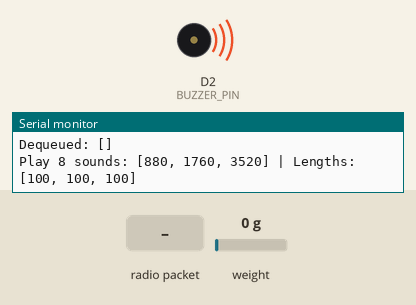
Bench run of a program on a simulated ESP8266 (Wemos D1 mini). On the bench: buzzer (waves = sounding), the last lines printed to the serial monitor. Inputs (shaded band) come from the test bench; at power-on: weight on the scale 0 g.

Above: at 1.2 s.
At 2.2 s:
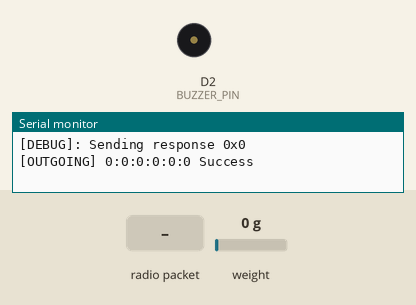
2.3 s: radio packet "1" arrives
3.8 s: radio packet "0" arrives
Timing chart, 0 to 6.8 s (numbered marks = the images above; inputs shaded):
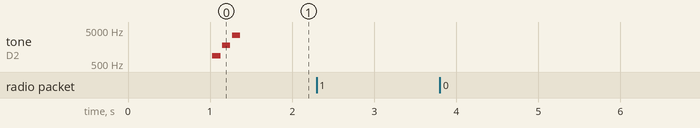

The program:

main.cpp
```cpp
#include <Arduino.h>
#include <ESP8266WiFi.h>
#include <espnow.h>
#include "HX711.h"

// instruction values
const uint8_t play8Sounds = 0x20;
const uint8_t play16Sounds = 0x21;
const uint8_t sayWhenPlayerOnPad = 0x30;
const uint8_t cancelPlaySound = 0xFE;
const uint8_t cancelSayPlayerOnPad = 0xFF;

// return values
const uint8_t ret_timeout = 0x00;
const uint8_t ret_padOccupied = 0x01;
const uint8_t ret_cancel = 0xFF;

// MAC-Address
uint8_t myMACAddress[] = { 0x92, 0x53, 0x54, 0x4C, 0x50, 0x02 };

// Main-Module-Address
uint8_t mainMACAddress[] = { 0x92, 0x53, 0x54, 0x4C, 0x50, 0x00 };

HX711 scale;

// Pins7
#define LOADCELL_DOUT_PIN D5
#define LOADCELL_SDK_PIN D6
#define BUZZER_PIN D2

#define MESSAGE_QUEUE_SIZE 10

typedef struct SendMsg {
  uint8_t returnValue;
} SendMsg;

typedef struct RecvMsg {
  uint8_t function = 0x00;
  int param1[8] = { 0 };
  int param2[8] = { 0 };
  int param3[8] = { 0 };
  int param4[8] = { 0 };
} RecvMsg;

SendMsg toSendMsg;

RecvMsg messageQueue[MESSAGE_QUEUE_SIZE];
volatile int queueHead = 0;
volatile int queueTail = 0;

bool pushMessage(const RecvMsg &msg) {
  int nextTail = (queueTail + 1) % MESSAGE_QUEUE_SIZE;
  if (nextTail == queueHead) {
    Serial.println("Message queue full!");
    return false;
  }
  messageQueue[queueTail] = msg;
  queueTail = nextTail;

  Serial.print("Enqueued: [");
  for (int i = queueHead; i != queueTail; i = (i + 1) % MESSAGE_QUEUE_SIZE) {
    if (messageQueue[i].function != 0x00) {
      Serial.print(messageQueue[i].function, HEX);
      if ((i + 1) % MESSAGE_QUEUE_SIZE != queueTail) {
        Serial.print(", ");
      }
    }
  }
  Serial.println("]");

  return true;
}

bool popMessage(RecvMsg &msg) {
  if (queueHead == queueTail) {
    return false;
  }
  msg = messageQueue[queueHead];
  queueHead = (queueHead + 1) % MESSAGE_QUEUE_SIZE;

  Serial.print("Dequeued: [");
  for (int i = queueHead; i != queueTail; i = (i + 1) % MESSAGE_QUEUE_SIZE) {
    if (messageQueue[i].function != 0x00) {
      Serial.print(messageQueue[i].function, HEX);
      if ((i + 1) % MESSAGE_QUEUE_SIZE != queueTail) {
        Serial.print(", ");
      }
    }
  }
  Serial.println("]");

  return true;
}

uint8_t peekNextFunction() {
  if (queueHead == queueTail) {
    return 0;
  } else {
    return messageQueue[queueHead].function;
  }
}

void printMac(uint8_t *mac) {
  for (size_t i = 0; i < 6; i++) {
    Serial.print(mac[i], HEX);
    if (i < 5) Serial.print(":");
  }
}

// Callback when data is sent
void OnDataSent(uint8_t *mac_addr, uint8_t sendStatus) {
  Serial.print("[OUTGOING] ");
  printMac(mac_addr);
  if (sendStatus == 0) {
    Serial.println(" Success");
  } else {
    Serial.println(" Failure");
  }
}

// Callback when data is received
void OnDataRecv(uint8_t *mac, uint8_t *incomingData, uint8_t len) {
  RecvMsg tempMsg;
  memcpy(&tempMsg, incomingData, sizeof(tempMsg));

  Serial.print("[INCOMING] ");
  printMac(mac);
  Serial.print(" Command: ");

  switch (tempMsg.function) {
    case play8Sounds:
      Serial.println("Play 8 sounds");
      break;
    case play16Sounds:
      Serial.println("Play 16 sounds");
      break;
    case sayWhenPlayerOnPad:
      Serial.println("Say when player on pad");
      break;
    case cancelPlaySound:
      Serial.println("Cancel play sound");
      break;
    case cancelSayPlayerOnPad:
      Serial.println("Cancel say player on pad");
      break;
    default:
      break;
  }

  pushMessage(tempMsg);
}

void sendResponse(uint8_t returnValue) {
  Serial.print("[DEBUG]: Sending response 0x");
  Serial.println(returnValue, HEX);
  toSendMsg.returnValue = returnValue;
  esp_now_send(mainMACAddress, (uint8_t *)&toSendMsg, sizeof(toSendMsg));
}

void handleCancelRequest() {
  Serial.println("[DEBUG]: Sending cancel response");
  RecvMsg tmpMsg;
  popMessage(tmpMsg);
  sendResponse(tmpMsg.function);
}

void play8Sound(int soundVal[8], int soundLen[8]) {
  Serial.print("Play 8 sounds: [");
  for (int i = 0; i < 8; i++) {
    if(soundLen[i] == 0) {
      break;
    }
    Serial.print(soundVal[i]);
    if (i < 7 && soundLen[i + 1] != 0) Serial.print(", ");
  }
  Serial.print("] | Lengths: [");
  for (int i = 0; i < 8; i++) {
    if(soundLen[i] == 0) {
      break;
    }
    Serial.print(soundLen[i]);
    if (i < 7 && soundLen[i + 1] != 0) Serial.print(", ");
  }
  Serial.println("]");

  for (int i = 0; i < 8; i++) {
    if (peekNextFunction() == cancelPlaySound) {
      return;
    }

    if (soundLen[i] != 0) {
      tone(BUZZER_PIN, soundVal[i], soundLen[i]);
      delay(soundLen[i] * 1.2);
      noTone(BUZZER_PIN);
    }
  }
}

// Process play8Sounds command
void play8SoundMessage(RecvMsg msg) {
  play8Sound(msg.param1, msg.param2);
  if (peekNextFunction() == cancelPlaySound) {
    Serial.println("Cancelling play8SoundMessage");
    handleCancelRequest();
  } else {
    sendResponse(ret_timeout);
  }
}

// Process play16Sounds command
void play16SoundMessage(RecvMsg msg) {
  play8Sound(msg.param1, msg.param2);
  play8Sound(msg.param3, msg.param4);
  if (peekNextFunction() == cancelPlaySound) {
    handleCancelRequest();
  } else {
    sendResponse(ret_timeout);
  }
}

// Process sayWhenPlayerOnPad command and allow cancellation
void sayPlayerOnPadMessage(RecvMsg msg) {
  unsigned long start = millis();
  unsigned long timeoutMs = msg.param1[0];
  while (millis() - start < timeoutMs) {
    yield();  // do WiFi tasks

    if (peekNextFunction() == cancelSayPlayerOnPad) {
      Serial.println("cancelling sayPlayerOnPadMessage");
      handleCancelRequest();
      return;
    } else if (scale.get_units() <= -7000) {
      Serial.println("Player is on pad");
      sendResponse(ret_padOccupied);
      return;
    }
  }

  Serial.print("Too slow, no player on pad after ");
  Serial.print(timeoutMs);
  Serial.println(" ms");
  sendResponse(ret_timeout);
}

void setup() {
  Serial.begin(9600);

  WiFi.mode(WIFI_STA);
  WiFi.disconnect();

  // Change MAC
  wifi_set_macaddr(STATION_IF, &myMACAddress[0]);
  Serial.print("ESP Board MAC Address:  ");
  Serial.println(WiFi.macAddress());

  // Prepare pins
  pinMode(BUZZER_PIN, OUTPUT);

  // Configure ESP-NOW
  if (esp_now_init() != 0) {
    Serial.println("Error initializing ESP-NOW");
    return;
  }
  esp_now_set_self_role(ESP_NOW_ROLE_COMBO);
  esp_now_register_send_cb(OnDataSent);
  esp_now_add_peer(mainMACAddress, ESP_NOW_ROLE_COMBO, 1, NULL, 0);
  esp_now_register_recv_cb(OnDataRecv);

  // Configure weight sensors
  scale.begin(LOADCELL_DOUT_PIN, LOADCELL_SDK_PIN);
  scale.tare();

  RecvMsg startingMelody;

  startingMelody.function = play8Sounds;
  startingMelody.param1[0] = 880;
  startingMelody.param1[1] = 1760;
  startingMelody.param1[2] = 3520;
  startingMelody.param2[0] = 100;
  startingMelody.param2[1] = 100;
  startingMelody.param2[2] = 100;

  pushMessage(startingMelody);
}

void loop() {
  RecvMsg currentMsg;
  if (popMessage(currentMsg)) {
    switch (currentMsg.function) {
      case play8Sounds:
        play8SoundMessage(currentMsg);
        break;
      case play16Sounds:
        play16SoundMessage(currentMsg);
        break;
      case sayWhenPlayerOnPad:
        sayPlayerOnPadMessage(currentMsg);
        break;
      default:
        break;
    }
  }
}
```

Measured:
- by itself, tone on D2 (BUZZER_PIN): plays 880 Hz for 0.10 s, 1760 Hz for 0.10 s, 3520 Hz for 0.10 s
